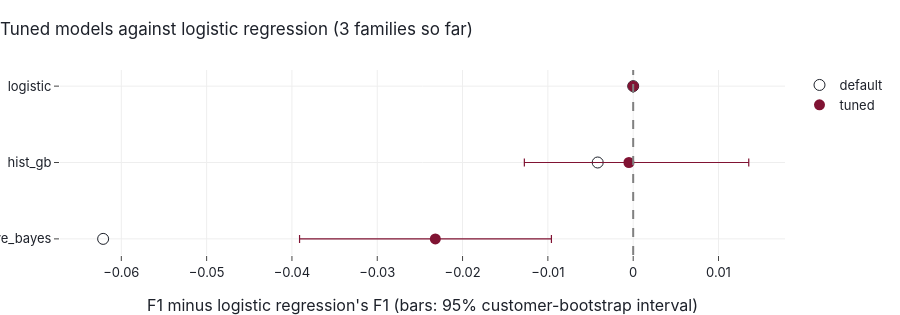

Notebook cell for this chart:
### Code cell
tuned_runs["naive_bayes"] = runs[chosen_nb]
default_of["naive_bayes"] = nb_runs["naive_bayes_selected"]
plot_tuning_progress()

### Figure 1 — Plotly figure (JSON) as saved in the notebook; plotly's stock layout.template omitted (floating-point values rounded to 4 significant figures)
{"data": [{"hovertemplate": "%{y} default<br>difference %{x:+.3f}<extra></extra>", "marker": {"color": "#1d212a", "size": 11, "symbol": "circle-open"}, "mode": "markers", "name": "default", "type": "scatter", "x": [-0.06213, -0.00416, 0.0], "y": ["naive_bayes", "hist_gb", "logistic"]}, {"customdata": [[0.7255, -0.03911, -0.009585, "worse"], [0.7482, -0.01276, 0.01355, "better"], [0.7487, null, null, "reference"]], "error_x": {"array": [0.01361, 0.01405, 0.0], "arrayminus": [0.01591, 0.01226, 0.0], "color": "#801333", "symmetric": false, "thickness": 1.2, "type": "data"}, "hovertemplate": "%{y} tuned<br>F1 %{customdata[0]:.3f}<br>difference %{x:+.3f}<br>95% interval [%{customdata[1]:.3f}, %{customdata[2]:.3f}]<br>%{customdata[3]}<extra></extra>", "marker": {"color": "#801333", "size": 11}, "mode": "markers", "name": "tuned", "type": "scatter", "x": [-0.02319, -0.0005002, 0.0], "y": ["naive_bayes", "hist_gb", "logistic"]}], "layout": {"height": 315, "shapes": [{"line": {"color": "grey", "dash": "dash"}, "type": "line", "x0": 0, "x1": 0, "xref": "x", "y0": 0, "y1": 1, "yref": "y domain"}], "title": {"text": "Tuned models against logistic regression (3 families so far)"}, "xaxis": {"title": {"text": "F1 minus logistic regression's F1 (bars: 95% customer-bootstrap interval)"}}}}
